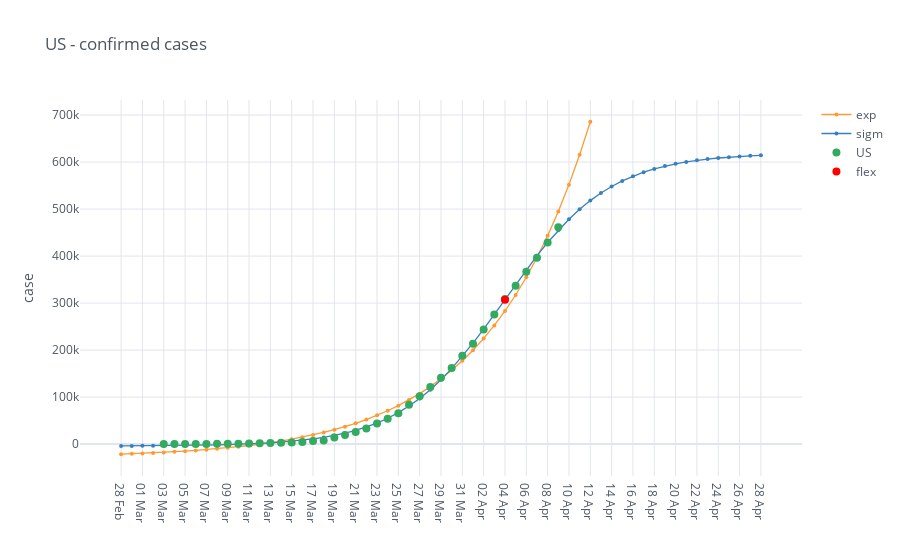

This figure's notebook cell:
### Code cell
confirmed_cases = io.world_load_cases(io.get_filename_confirmed_cases(), [country])
condition = confirmed_cases[country] >= 100
confirmed_cases = confirmed_cases[condition]
# confirmed_cases
fig_analysis = mp.iplot_analysis_plot(confirmed_cases, title=country + ' - confirmed cases', log_fitting=False)
fig_analysis.show()

### Figure 1 — Plotly figure (JSON) as saved in the notebook; plotly's stock layout.template omitted (floating-point values rounded to 4 significant figures)
{"data": [{"line": {"color": "rgba(255, 153, 51, 1.0)", "dash": "solid", "shape": "linear", "width": 1.3}, "marker": {"size": 4, "symbol": "circle"}, "mode": "lines+markers", "name": "exp", "text": "", "type": "scatter", "x": ["28 Feb", "29 Feb", "01 Mar", "02 Mar", "03 Mar", "04 Mar", "05 Mar", "06 Mar", "07 Mar", "08 Mar", "09 Mar", "10 Mar", "11 Mar", "12 Mar", "13 Mar", "14 Mar", "15 Mar", "16 Mar", "17 Mar", "18 Mar", "19 Mar", "20 Mar", "21 Mar", "22 Mar", "23 Mar", "24 Mar", "25 Mar", "26 Mar", "27 Mar", "28 Mar", "29 Mar", "30 Mar", "31 Mar", "01 Apr", "02 Apr", "03 Apr", "04 Apr", "05 Apr", "06 Apr", "07 Apr", "08 Apr", "09 Apr", "10 Apr", "11 Apr", "12 Apr", "13 Apr", "14 Apr", "15 Apr", "16 Apr", "17 Apr", "18 Apr", "19 Apr", "20 Apr", "21 Apr", "22 Apr", "23 Apr", "24 Apr", "25 Apr", "26 Apr", "27 Apr", "28 Apr"], "y": [-21530.0, -20710.0, -19800.0, -18800.0, -17680.0, -16440.0, -15060.0, -13540.0, -11850.0, -9972.0, -7892.0, -5585.0, -3026.0, -188.1, 2959.0, 6450.0, 10320.0, 14620.0, 19380.0, 24660.0, 30520.0, 37020.0, 44220.0, 52210.0, 61080.0, 70910.0, 81810.0, 93910.0, 107300.0, 122200.0, 138700.0, 157000.0, 177300.0, 199800.0, 224700.0, 252400.0, 283100.0, 317200.0, 355000.0, 396900.0, 443300.0, 494800.0, 552000.0, 615400.0, 685700.0, "", "", "", "", "", "", "", "", "", "", "", "", "", "", "", ""]}, {"line": {"color": "rgba(55, 128, 191, 1.0)", "dash": "solid", "shape": "linear", "width": 1.3}, "marker": {"size": 4, "symbol": "circle"}, "mode": "lines+markers", "name": "sigm", "text": "", "type": "scatter", "x": ["28 Feb", "29 Feb", "01 Mar", "02 Mar", "03 Mar", "04 Mar", "05 Mar", "06 Mar", "07 Mar", "08 Mar", "09 Mar", "10 Mar", "11 Mar", "12 Mar", "13 Mar", "14 Mar", "15 Mar", "16 Mar", "17 Mar", "18 Mar", "19 Mar", "20 Mar", "21 Mar", "22 Mar", "23 Mar", "24 Mar", "25 Mar", "26 Mar", "27 Mar", "28 Mar", "29 Mar", "30 Mar", "31 Mar", "01 Apr", "02 Apr", "03 Apr", "04 Apr", "05 Apr", "06 Apr", "07 Apr", "08 Apr", "09 Apr", "10 Apr", "11 Apr", "12 Apr", "13 Apr", "14 Apr", "15 Apr", "16 Apr", "17 Apr", "18 Apr", "19 Apr", "20 Apr", "21 Apr", "22 Apr", "23 Apr", "24 Apr", "25 Apr", "26 Apr", "27 Apr", "28 Apr"], "y": [-3922.0, -3834.0, -3725.0, -3593.0, -3430.0, -3230.0, -2985.0, -2684.0, -2315.0, -1863.0, -1309.0, -629.3, 202.7, 1221.0, 2467.0, 3990.0, 5849.0, 8117.0, 10880.0, 14230.0, 18300.0, 23230.0, 29160.0, 36290.0, 44810.0, 54930.0, 66880.0, 80880.0, 97130.0, 115800.0, 136900.0, 160600.0, 186600.0, 214800.0, 244800.0, 276000.0, 307900.0, 339700.0, 370900.0, 400800.0, 428900.0, 454800.0, 478400.0, 499400.0, 518000.0, 534100.0, 548000.0, 559900.0, 570000.0, 578400.0, 585500.0, 591400.0, 596300.0, 600300.0, 603700.0, 606400.0, 608600.0, 610500.0, 612000.0, 613200.0, 614200.0]}, {"line": {"color": "rgba(50, 171, 96, 1.0)", "dash": "solid", "shape": "linear", "width": 1.3}, "marker": {"size": 8, "symbol": "circle"}, "mode": "markers", "name": "US", "text": "", "type": "scatter", "x": ["28 Feb", "29 Feb", "01 Mar", "02 Mar", "03 Mar", "04 Mar", "05 Mar", "06 Mar", "07 Mar", "08 Mar", "09 Mar", "10 Mar", "11 Mar", "12 Mar", "13 Mar", "14 Mar", "15 Mar", "16 Mar", "17 Mar", "18 Mar", "19 Mar", "20 Mar", "21 Mar", "22 Mar", "23 Mar", "24 Mar", "25 Mar", "26 Mar", "27 Mar", "28 Mar", "29 Mar", "30 Mar", "31 Mar", "01 Apr", "02 Apr", "03 Apr", "04 Apr", "05 Apr", "06 Apr", "07 Apr", "08 Apr", "09 Apr", "10 Apr", "11 Apr", "12 Apr", "13 Apr", "14 Apr", "15 Apr", "16 Apr", "17 Apr", "18 Apr", "19 Apr", "20 Apr", "21 Apr", "22 Apr", "23 Apr", "24 Apr", "25 Apr", "26 Apr", "27 Apr", "28 Apr"], "y": ["", "", "", "", 118.0, 149.0, 217.0, 262.0, 402.0, 518.0, 583.0, 959.0, 1281.0, 1663.0, 2179.0, 2727.0, 3499.0, 4632.0, 6421.0, 7783.0, 13750.0, 19270.0, 25600.0, 33280.0, 43850.0, 53740.0, 65780.0, 83840.0, 101700.0, 121500.0, 140900.0, 161800.0, 188200.0, 213400.0, 243800.0, 275600.0, 308900.0, 337100.0, 366700.0, 396200.0, 429100.0, 461400.0, "", "", "", "", "", "", "", "", "", "", "", "", "", "", "", "", "", "", ""]}, {"marker": {"color": "rgba(255, 0, 0, 125)", "size": 8}, "mode": "markers", "name": "flex", "type": "scatter", "x": ["04 Apr"], "y": [307200.0]}], "layout": {"legend": {"bgcolor": "#FFFFFF", "font": {"color": "#4D5663"}}, "paper_bgcolor": "#FFFFFF", "plot_bgcolor": "#FFFFFF", "title": {"font": {"color": "#4D5663"}, "text": "US - confirmed cases"}, "xaxis": {"gridcolor": "#E1E5ED", "showgrid": true, "tickfont": {"color": "#4D5663"}, "title": {"font": {"color": "#4D5663"}, "text": ""}, "zerolinecolor": "#E1E5ED"}, "yaxis": {"gridcolor": "#E1E5ED", "showgrid": true, "tickfont": {"color": "#4D5663"}, "title": {"font": {"color": "#4D5663"}, "text": "case"}, "zerolinecolor": "#E1E5ED"}}}
